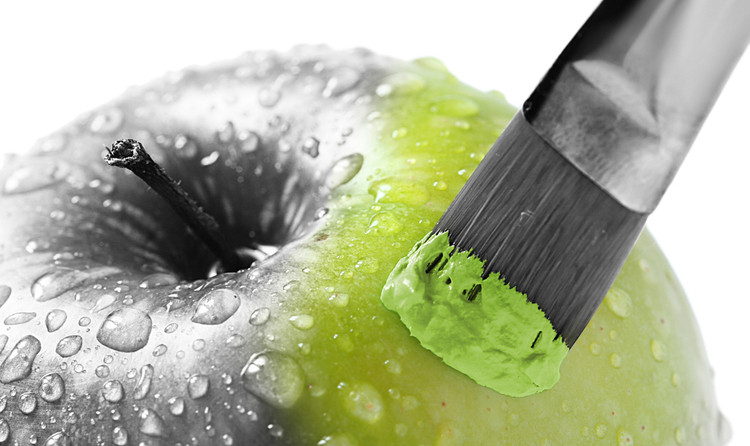
#> input picture imagen.jpg, 750 x 446 px
$ python script.py
#> lines starting #> are read from the running program, lines starting #| are printed output that depends on the picture
# Importamos la librería 'pillow'
# (después de instalarla con 'pip install pillow').
from PIL import Image

# Abrimos la imagen en una variable.
imagen=Image.open('imagen.jpg')
#> imagen is the input picture: PIL image 750x446 RGB; mean R, G, B 175.4, 180.4, 154.7

# Convertimos la imagen en escala de grises (4 canales).
if imagen.mode != 'RGBA':
    imagen = imagen.convert('RGBA')
#> imagen: PIL image 750x446 RGBA

# Guardamos el ancho y el alto de la imagen en sendas variables.
ancho, alto = imagen.size
#> ancho = 750; alto = 446

# Cargamos la matriz de píxeles
pixeles = imagen.load()

# Sustituimos el valor de A (255 por defecto, sin transparencia)
# por el inverso del valor medio de RGB.

for x in range (ancho):
    for y in range (alto):
        r, g, b, a = pixeles[x,y]
        a = int(255-((r+g+b)/3))
        pixeles[x,y] = (r, g, b, a)

# Guardamos la nueva imagen en un archivo PNG.
imagen.save("imagen_trans.png")
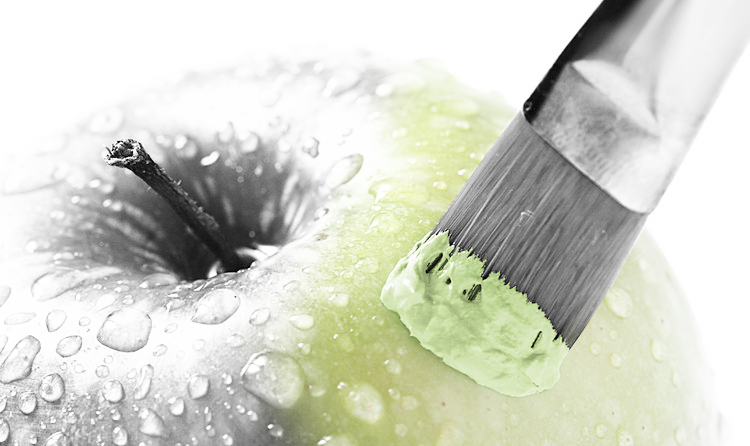
#> saved as imagen_trans.png: PIL image 750x446 RGBA; mean R, G, B, A 175.4, 180.4, 154.7, 84.7; transparent parts drawn white

#Mostramos la nueva imagen.
imagen.show()
